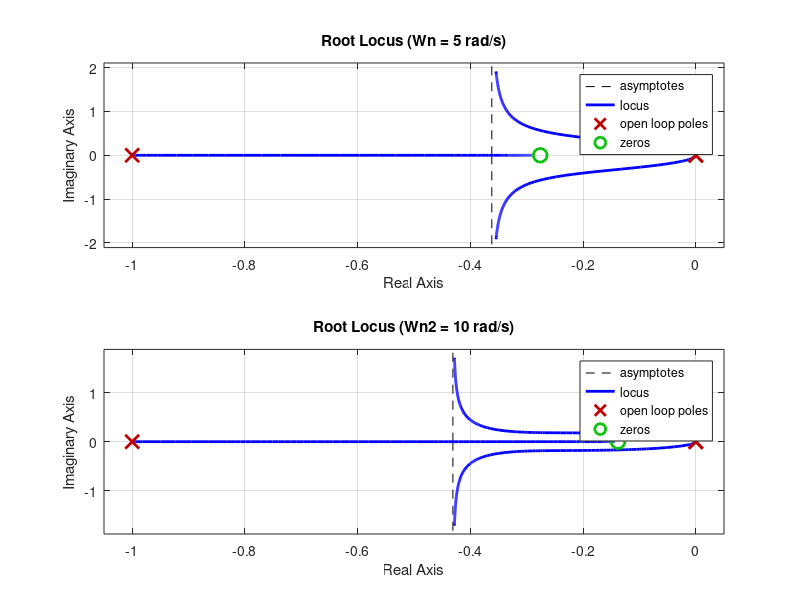
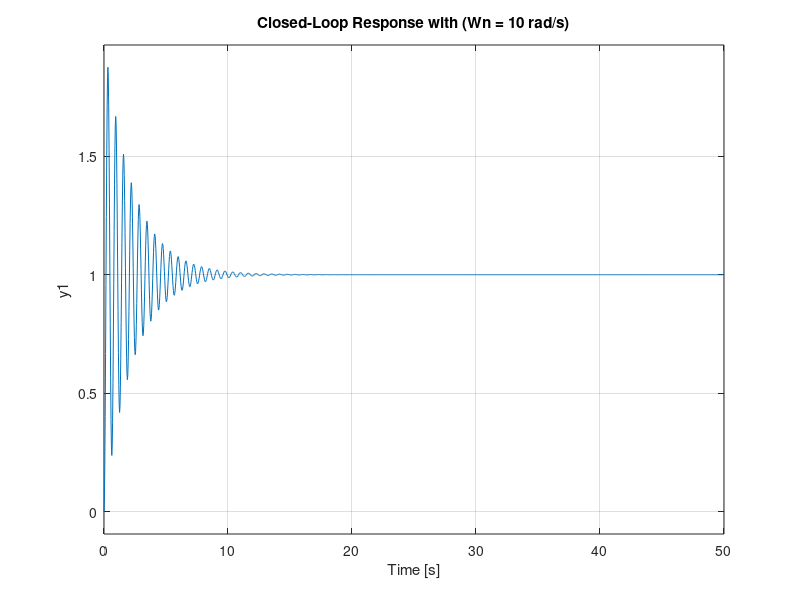

The MATLAB script that drew these images, in order: (Note: this script raises an error after producing the figures.)
% Name: AlayKumar Pandya
% Course: Modern Control Theory Project 1
clc
close all;

% Given Parameters
Gp = tf([1], [1, 1, 0]); % Transfer function from equation
Wn = 5; % rad/s
Wn2 = 10; % rad/s
Mp = 0.05; % Maximum percent overshoot
Ts_max = 0.5; % Maximum settling time

% Question 1: For undamped natural frequency Wn = 5 rad/s
z1 = abs(log(Mp)) / sqrt(pi^2 + log(Mp)^2);
Ts1 = pi / (Wn * sqrt(1 - z1^2));

% PD Controller transfer function
Kp1 = 2 * z1 * Wn;
Kd1 = Wn^2;
Gc1 = tf([Kd1, Kp1], [1, 0]);

% Question 2: For Undamped Natural Frequency Wn = 10 rad/s
z2 = abs(log(Mp)) / sqrt(pi^2 + log(Mp)^2);
Ts2 = pi / (Wn2 * sqrt(1 - z2^2));

% PD Controller transfer function
Kp2 = 2 * z2 * Wn2;
Kd2 = Wn2^2;
Gc2 = tf([Kd2, Kp2], [1, 0]);

% Convert G(s) and C(s) to G(z) and C(z) using Tustin's method
Ts = 0.1; % Sample time
Gz1 = c2d(Gp, Ts, 'tustin');
Cz1 = c2d(Gc1, Ts, 'tustin');

Gz2 = c2d(Gp, Ts, 'tustin');
Cz2 = c2d(Gc2, Ts, 'tustin');



% Root Locus Plot
figure;
subplot(2, 1, 1);
rlocus(series(Gc1, Gp));
title('Root Locus (Wn = 5 rad/s)');

subplot(2, 1, 2);
rlocus(series(Gc2, Gp));
title('Root Locus (Wn2 = 10 rad/s)');

% Simulate the closed-loop system
System1 = feedback(series(Gc1, Gp), 1);
System2 = feedback(series(Gc2, Gp), 1);

% Plot the response
figure;
subplot(2, 1, 1);
step(System1);
title('Closed-Loop Response with (Wn = 5 rad/s)');

subplot(2, 1, 2);
step(System2);
title('Closed-Loop Response with (Wn = 10 rad/s)');

% Optional: Evaluate performance metrics
info1 = stepinfo(System1);
info2 = stepinfo(System2);

fprintf('System 1:\n');
disp(info1);

fprintf('System 2:\n');
disp(info2);

% Continuous-time step response
figure;
subplot(2, 2, 1);
step(Gp);
title('Continuous-Time Step Response (Gp)');

subplot(2, 2, 2);
step(Gc1);
title('Continuous-Time Step Response (Gc1)');

subplot(2, 2, 3);
step(System1);
title('Continuous-Time Closed-Loop Step Response (Wn = 5 rad/s)');

subplot(2, 2, 4);
step(System2);
title('Continuous-Time Closed-Loop Step Response (Wn = 10 rad/s)');

% Discrete-time step response
figure;
subplot(2, 2, 1);
step(Gz1);
title('Discrete-Time Step Response (Gz1)');

subplot(2, 2, 2);
step(Cz1);
title('Discrete-Time Step Response (Cz1)');

subplot(2, 2, 3);
step(feedback(Gz1*Cz1, 1));
title('Discrete-Time Closed-Loop Step Response (Wn = 5 rad/s)');

subplot(2, 2, 4);
step(feedback(Gz2*Cz2, 1));
title('Discrete-Time Closed-Loop Step Response (Wn = 10 rad/s)');

